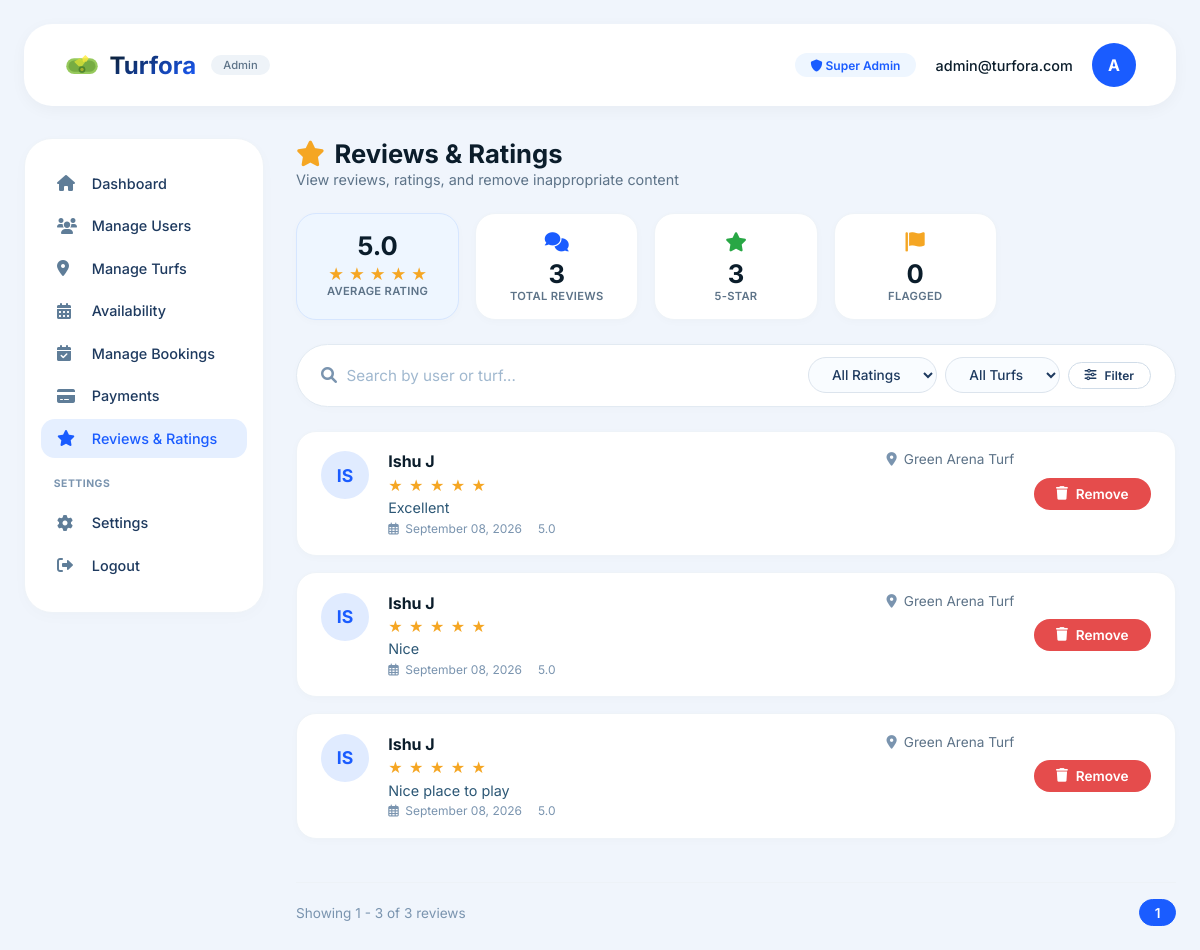
Screenshot of /admin_reviews_ratings/ with the database file from the repository.
### turforaapp/models.py (models this page shows, shortened)
class Review(models.Model):
    booking = models.OneToOneField(
        Booking,
        on_delete=models.CASCADE,
        related_name='review'
    )
    player = models.ForeignKey(
        Playerdetail,
        on_delete=models.CASCADE
    )
    turf = models.ForeignKey(
        Turf,
        on_delete=models.CASCADE
    )
    rating = models.IntegerField(
        choices=[
            (1, '1'),
            (2, '2'),
            (3, '3'),
            (4, '4'),
            (5, '5'),
        ]
    )
    review = models.TextField()
    is_flagged = models.BooleanField(default=False)
    created_at = models.DateTimeField(auto_now_add=True)

class Playerdetail(models.Model):
     username=models.CharField(max_length=10)
     email=models.EmailField(unique=True)
     phone=models.CharField(max_length=10)
     password=models.CharField(max_length=10)
     confirmPassword=models.CharField(max_length=10)
     is_block = models.BooleanField(default=False)

class Turf(models.Model):
    turf_name = models.CharField(max_length=100)
    location = models.CharField(max_length=100)
    turf_type = models.CharField(max_length=50)
    image = models.ImageField(upload_to='turf_images/', blank=True, null=True)
    description = models.TextField()
    price_per_hour = models.DecimalField(max_digits=10, decimal_places=2)
    available_facilities = models.TextField()
    rating = models.DecimalField(max_digits=3, decimal_places=1, default=0.0)
    address = models.CharField(max_length=255)
    opening_time = models.TimeField()
    closing_time = models.TimeField()
    is_active = models.BooleanField(default=True)

### turforaapp/views.py (the view)
# urls.py: path('admin_reviews_ratings/',views.admin_reviews_ratings,name='admin_reviews_ratings'),
def admin_reviews_ratings(request):
    reviews = Review.objects.select_related(
        'player',
        'turf'
    ).all().order_by('-created_at')
    search_query = request.GET.get('q', '').strip()
    if search_query:
        reviews = reviews.filter(
            Q(player__username__icontains=search_query) |
            Q(turf__turf_name__icontains=search_query) |
            Q(review__icontains=search_query)
        )
    selected_rating = request.GET.get('rating', '').strip()
    if selected_rating:
        reviews = reviews.filter(
            rating=int(selected_rating)
        )
    total_reviews = Review.objects.count()
    average_rating = Review.objects.aggregate(
        average=Avg('rating')
    )['average'] or 0
    five_star_reviews = Review.objects.filter(
        rating=5
    ).count()
    flagged_reviews = 0
    paginator = Paginator(reviews, 4)
    page_number = request.GET.get('page')
    reviews = paginator.get_page(page_number)
    context = {
        'reviews': reviews,
        'total_reviews': total_reviews,
        'average_rating': average_rating,
        'five_star_reviews': five_star_reviews,
        'flagged_reviews': flagged_reviews,
        'search_query': search_query,
        'selected_rating': selected_rating,
    }
    return render(
        request,
        'admin_reviews_ratings.html',
        context
    )

### turforaapp/templates/admin_reviews_ratings.html (shortened to what this page needs)
<!DOCTYPE html>
<html lang="en">
<head>
    <link rel="stylesheet" href="https://cdnjs.cloudflare.com/ajax/libs/font-awesome/6.0.0-beta3/css/all.min.css" />
</head>
<body>
    <div class="admin-wrapper">
        <header class="admin-header">
            <div class="logo">
                <span>Turfora</span>
                <small>Admin</small>
            </div>
            <div class="admin-info">
                <span class="badge"><i class="fas fa-shield-alt"></i> Super Admin</span>
                <span style="font-weight:500;font-size:0.9rem;">admin@turfora.com</span>
                <div class="avatar">A</div>
            </div>
        </header>
        <div class="dashboard-layout">
            <aside class="sidebar">
                <a href="{% url 'admin_dashboard' %}" class="menu-item"><i class="fas fa-home"></i> Dashboard</a>
                <a href="{% url 'manageusers' %}" class="menu-item"><i class="fas fa-users"></i> Manage Users</a>
                <a href="{% url 'manageturfs'%}" class="menu-item"><i class="fas fa-map-marker-alt"></i> Manage Turfs</a>
                <a href="#" class="menu-item"><i class="fas fa-calendar-alt"></i> Availability</a>
                <a href="{%url 'managebookings' %}" class="menu-item"><i class="fas fa-calendar-check"></i> Manage Bookings</a>
                <a href="{%url 'managepayments'%}" class="menu-item"><i class="fas fa-credit-card"></i> Payments</a>
                <a href="#" class="menu-item active"><i class="fas fa-star"></i> Reviews & Ratings</a>
                <h4>settings</h4>
                <a href="#" class="menu-item"><i class="fas fa-cog"></i> Settings</a>
                <a href="#" class="menu-item"><i class="fas fa-sign-out-alt"></i> Logout</a>
            </aside>
            <div class="main-content">
                <div class="page-header">
                    <div>
                        <h2><i class="fas fa-star"></i> Reviews & Ratings</h2>
                        <span class="subtitle">View reviews, ratings, and remove inappropriate content</span>
                    </div>
                </div>
                <div class="stats-summary">
                    <div class="stat-box highlight">
                        <div class="stat-value">
                            {{ average_rating|floatformat:1 }}
                        </div>
                        <div class="stat-stars">
                            {% for i in "12345" %}
                            {% if forloop.counter <= average_rating %} ★ {% else %} ☆ {% endif %} {% endfor %} </div>
                                <div class="stat-label">
                                    Average Rating
                                </div>
                        </div>
                        <div class="stat-box blue">
                            <div class="stat-icon">
                                <i class="fas fa-comments"></i>
                            </div>
                            <div class="stat-value">
                                {{ total_reviews }}
                            </div>
                            <div class="stat-label">
                                Total Reviews
                            </div>
                        </div>
                        <div class="stat-box green">
                            <div class="stat-icon">
                                <i class="fas fa-star"></i>
                            </div>
                            <div class="stat-value">
                                {{ five_star_reviews }}
                            </div>
                            <div class="stat-label">
                                5-Star
                            </div>
                        </div>
                        <div class="stat-box orange">
                            <div class="stat-icon">
                                <i class="fas fa-flag"></i>
                            </div>
                            <div class="stat-value">
                                {{ flagged_reviews }}
                            </div>
                            <div class="stat-label">
                                Flagged
                            </div>
                        </div>
                    </div>
                    <form method="GET">
                        <div class="toolbar">
                            <div class="search-wrapper">
                                <i class="fas fa-search"></i>
                                <input type="text" name="q" value="{{ search_query }}"
                                    placeholder="Search by user or turf...">
                            </div>
                            <div class="filter-group">
                                <select name="rating">
                                    <option value="">
                                        All Ratings
                                    </option>
                                </select>
                                <select name="turf">
                                    <option value="">
                                        All Turfs
                                    </option>
                                </select>
                                <button type="submit" class="btn btn-outline btn-sm">
                                    <i class="fas fa-sliders-h"></i>
                                    Filter
                                </button>
                            </div>
                        </div>
                    </form>
                    <div class="review-list">
                        {% for review in reviews %}
                        <div class="review-card">
                            <div class="review-avatar">
                                {{ review.player.username|slice:":2"|upper }}
                            </div>
                            <div class="review-content">
                                <div class="review-header">
                                    <span class="user-name">
                                        {{ review.player.username }}
                                    </span>
                                    <span class="turf-name">
                                        <i class="fas fa-map-marker-alt"></i>
                                        {{ review.turf.turf_name }}
                                    </span>
                                </div>
                                <div class="review-stars">
                                    {% for i in "12345" %}
                                    {% if forloop.counter <= review.rating %} ★ {% else %} ☆ {% endif %} {% endfor %}
                                        </div>
                                        <div class="review-text">
                                            {{ review.review }}
                                        </div>
                                        <div class="review-meta">
                                            <span>
                                                <i class="far fa-calendar-alt"></i>
                                                {{ review.created_at|date:"F d, Y" }}
                                            </span>
                                            <span class="rating-badge">
                                                {{ review.rating }}.0
                                            </span>
                                        </div>
                                </div>
                                <div class="review-actions">
                                    <form method="POST" action="{% url 'admin_delete_review' review.id %}"
                                        style="display:inline;">
                                        <button type="submit" class="btn btn-danger"
                                            onclick="return confirm('Are you sure you want to remove this review?');">
                                            <i class="fas fa-trash"></i>
                                            Remove
                                        </button>
                                    </form>
                                </div>
                            </div>
                            {% endfor %}
                        </div>
                        <div class="pagination">
                            <span class="text-muted">
                                Showing
                                {{ reviews.start_index }}
                                -
                                {{ reviews.end_index }}
                                of
                                {{ total_reviews }}
                                reviews
                            </span>
                            <div class="pages">
                                {% for num in reviews.paginator.page_range %}
                                <a href="?q={{ search_query }}&rating={{ selected_rating }}&turf={{ selected_turf }}&page={{ num }}"
                                    class="{% if reviews.number == num %}active{% endif %}">
                                    {{ num }}
                                </a>
                                {% endfor %}
                            </div>
                        </div>
                    </div>
                </div>
            </div>
</body>
</html>

### rows the page displays
Review: player.username "IS", player.username "Ishu J", turf.turf_name "Green Arena Turf", review "Excellent", created_at "September 08, 2026", rating "5"
Review: player.username "IS", player.username "Ishu J", turf.turf_name "Green Arena Turf", review "Nice", created_at "September 08, 2026", rating "5"
Review: player.username "IS", player.username "Ishu J", turf.turf_name "Green Arena Turf", review "Nice place to play", created_at "September 08, 2026", rating "5"

### other values shown
{{ average_rating|floatformat:1 }} "5.0"
{{ total_reviews }} "3"
{{ five_star_reviews }} "3"
{{ flagged_reviews }} "0"
{{ reviews.start_index }} "1"
{{ reviews.end_index }} "3"
{{ num }} "1"
